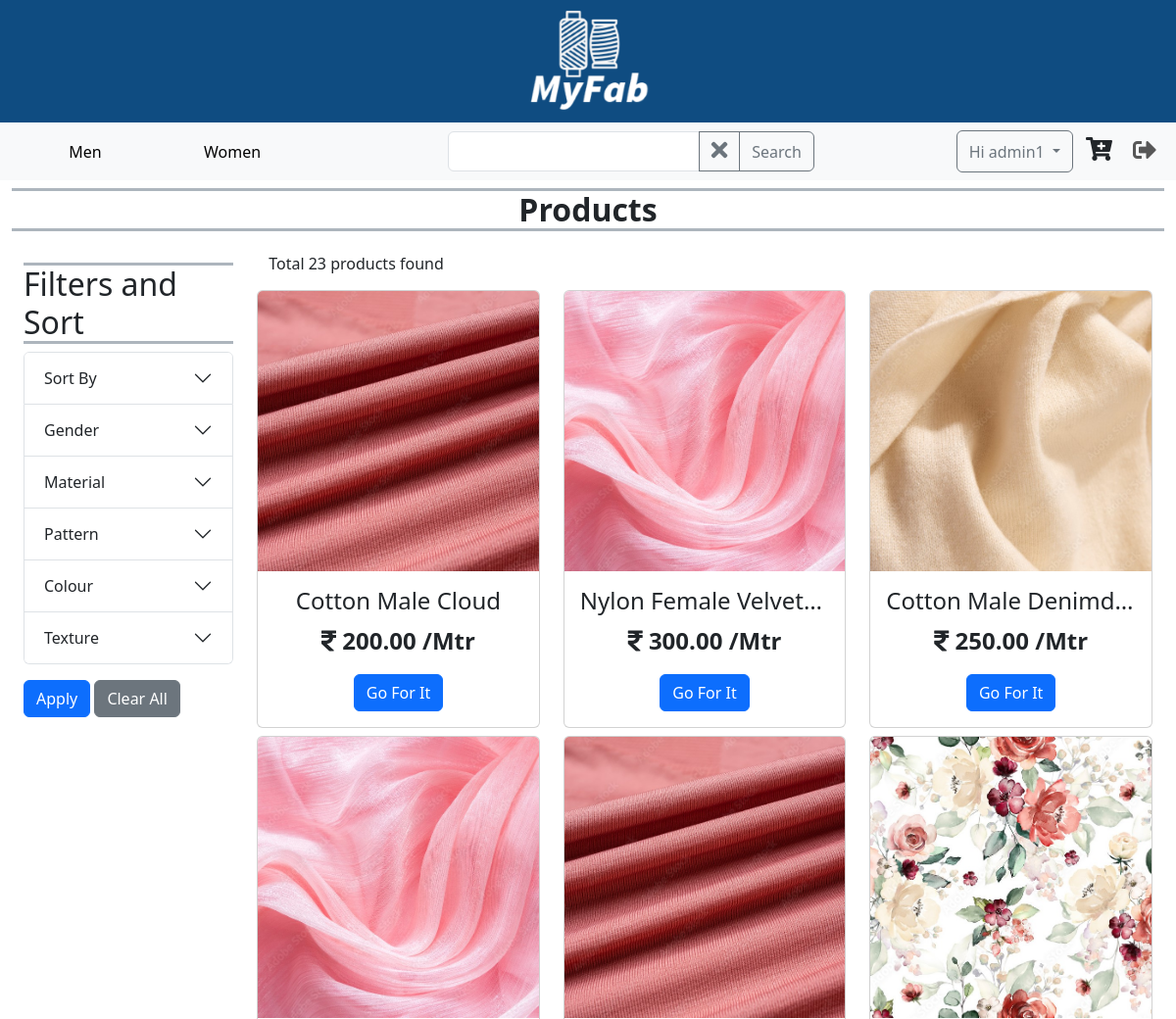
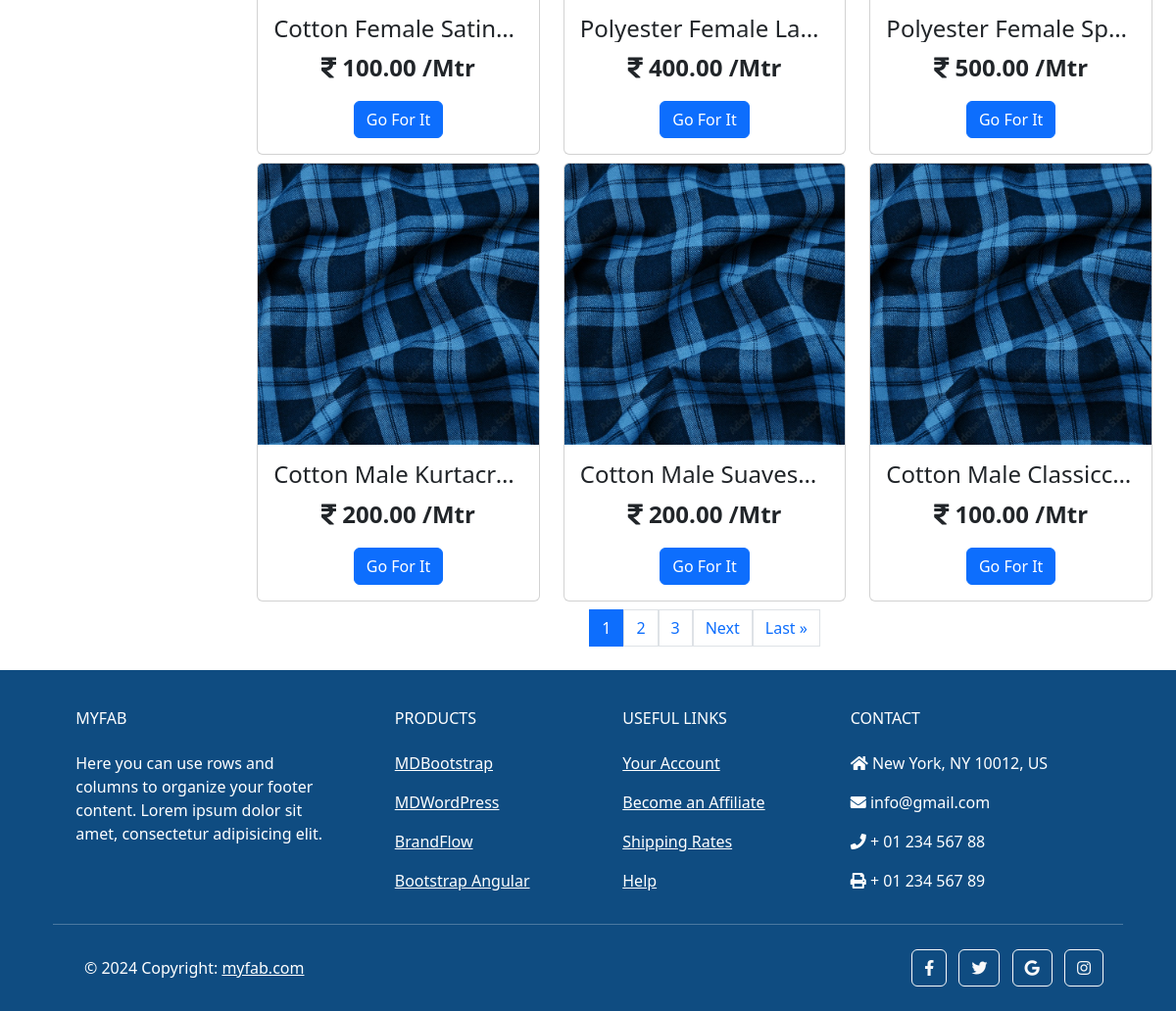
/main/products/ (signed in), run on the app's committed database (2 pictures, top to bottom).
### accounts/models.py (models this page shows)
class CustomUser(AbstractUser):
    phone_number = models.CharField(max_length=13, unique=True)

### main/models.py (models this page shows, shortened)
class Category(models.Model):
    name = models.CharField(max_length=100, unique=True)

class Product(models.Model):
    name = models.CharField(max_length=255, unique=True, blank=False, null=False)
    price = models.DecimalField(max_digits=10, decimal_places=2, default=0, validators=[MinValueValidator(0)])
    image = models.ImageField(upload_to='images/products')
    description = models.TextField(blank=True)
    qty = models.DecimalField(max_digits=10, decimal_places=2, default=0, validators=[MinValueValidator(0)])
    add_date = models.DateField(auto_now_add=True)
    is_active = models.BooleanField(default=True)
    usages = models.ManyToManyField(Usage)
    category_choices = models.ManyToManyField(CategoryChoice)

### main/views.py (the view, shortened to what this page needs)
# urls.py: path('main/products/', ProductPage.as_view(), name = 'products'),
class ProductPage(View):
    def get(self, request):
        products = Product.objects.all()
        search_query = request.GET.get('search', None)
        if search_query:
            products = products.filter(Q(name__icontains=search_query))
        selected_choices = request.GET.getlist('choice', None)
        selected_category_choice_dict = {}
        if selected_category_choice_dict:
            for selected_category, choices in selected_category_choice_dict.items():
                q_obj = Q()
                for choice in choices:
                    q_obj |= Q(category_choices__name=choice)
                products = products.filter(q_obj)
        product_count = products.count()
        sort_by = request.GET.get('sort', None)
        if sort_by == 'newest':
            products = products.order_by('-add_date')
        elif sort_by == 'name_asc':
            products = products.order_by(Lower('name'))
        elif sort_by == 'name_dsc':
            products = products.order_by(Lower('name')).reverse()
        elif sort_by == 'lowest':
            products = products.order_by('price')
        elif sort_by == 'highest':
            products = products.order_by('-price')
        paginator = Paginator(products, 9)
        page_number = request.GET.get('page')
        try:
            paged_products = paginator.page(page_number)
        except PageNotAnInteger:
            paged_products = paginator.page(1)
        except EmptyPage:
            paged_products = paginator.page(paginator.num_pages)
        categories = Category.objects.all()
        category_choice_dict = {}
        for category in categories:
            choice_obj = CategoryChoice.objects.filter(category=category)
            choices_list = [choice.name for choice in choice_obj]
            category_choice_dict[category.name] = choices_list
        user= request.user
        cart_items = Cart.objects.filter(customer_id=user)
        cart_count = cart_items.count()
        total_price = cart_items.aggregate(total_price=Sum('price'))['total_price'] or 0
        context = {
                    'products': paged_products,
                    'product_count': product_count,
                    'category_choice_dict': category_choice_dict,
                    'selected_choices': selected_choices,
                    'sort_by': sort_by,
                    'search_query': search_query,
                    'cart_items': cart_items,
                    'cart_count': cart_count,
                    'total_price': total_price,
                   }
        return render(request, 'products.html', context)

### templates/products.html (shortened to what this page needs)
{% extends 'base.html' %}
{% load static %}
{% load custom_filters %}
{% block content %}
    <nav class="navbar navbar-expand-lg bg-body-tertiary">
        <div class="container-fluid">
        <div class="collapse navbar-collapse" id="navbarSupportedContent">
            <ul class="navbar-nav d-flex align-items-center me-auto mb-2 mb-lg-0">
                <li class="nav-item">
                    <button class="nav-link active btn btn-link" style="min-width: 150px;" aria-current="page">
                        <a class="text-black text-decoration-none" href="/main/">Men</a>
                    </button>
                </li>
                <li class="nav-item">
                    <button class="nav-link btn btn-link" style="min-width: 150px;" aria-current="page">
                        <a class="text-black text-decoration-none" href="{% url "main:home_women" %}">Women</a>
                    </button>
                </li>
            </ul>
            <ul class="navbar-nav d-flex justify-content-center mx-auto mb-2 mb-lg-0">
                <li class="nav-item">
                    <form id="formsearch" action="" method="get">
                        <div class="input-group">
                            <input type="text" class="form-control" name="search" value="{% if search_query %}{{ search_query }}{% endif %}">
                            <button type="submit" class="btn btn-outline-secondary " id="clear-search">
                                <span aria-hidden="true"><i style="font-size:24px" class="fa">&#xf00d;</i></span>
                            </button>
                            <button type="submit" class="btn btn-outline-secondary" id="search-prod">Search</button>
                        </div>
                    </form>
                </li>
            </ul>
            <ul class="navbar-nav d-flex flex-row justify-content-center  ms-auto mb-2 mb-lg-0">
                {% if user.is_authenticated %}
                <div class="btn-group">
                    <button class="btn btn-outline-secondary dropdown-toggle" type="button" data-bs-toggle="dropdown" aria-expanded="false">
                        Hi {{user.first_name}}
                    </button>
                </div>
                <li class="nav-item ms-3 ms-lg-0">
                    <button type="button" class="btn" data-bs-toggle="offcanvas"
                    data-bs-target="#offcanvasRight" aria-controls="offcanvasRight">
                        <i style='font-size:24px' class='fas'>&#xf217;</i>
                    </button>
                </li>
                <li class="nav-item ms-3 ms-lg-0">
                    <form action="{% url 'accounts:logout' %}" method="post">
                        <button type="submit" class="nav-link" style="border: none; background: none;">
                            <i style='font-size:24px' class='fas'>&#xf2f5;</i>
                        </button>
                    </form>
                </li>
                {% endif %}
            </ul>
        </div>
        </div>
    </nav>
    <div class="container-fluid text-center">
        <h5 class="border-bottom border-top border-3 border-dark-subtle fw-bold fs-2 fs-lg-5 mt-2">Products</h5>
    </div>
    <section class="container-fluid prod-sec-flex-container d-flex my-2">
        <div class="container filter-sec w-25 my-4">
            <div class="accordion d-none d-lg-block" id="filterAccordion">
                <h6 class="border-bottom border-top border-3 border-dark-subtle  fs-2">Filters and Sort</h6>
                <form action="" method="get">
                    <div class="accordion-item">
                        <h2 class="accordion-header" id="sortHeading">
                            <button class="accordion-button collapsed" type="button" data-bs-toggle="collapse" data-bs-target="#sortCollapse" aria-expanded="false" aria-controls="sortCollapse">
                                Sort By
                            </button>
                        </h2>
                    </div>
                    {% for category, choices in category_choice_dict.items %}
                    <div class="accordion-item">
                        <h2 class="accordion-header" id="category1Heading">
                            <button class="accordion-button collapsed" type="button" data-bs-toggle="collapse" data-bs-target="#{{category}}Collapse" aria-expanded="false" aria-controls="{{category}}Collapse">
                                {{category|title}}
                            </button>
                        </h2>
                    </div>
                    {% endfor %}
                    <button type="submit" class="btn btn-primary mt-3">Apply</button>
                    <button type="submit" id="clearFiltersBtn" class="btn btn-secondary mt-3">Clear All</button>
                </form>
            </div>
        </div>
        <div class="container grid-container text-center my-3">
            <div class="container-fluid prod-count-section d-flex">
                <h6>Total {{product_count}} products found</h6>
            </div>
            <div class="row row-cols-1 row-cols-sm-2 row-cols-md-3">
                {% for product in products %}
                <div class="col mt-2">
                    <div class="card" >
                        <img src="{{ product.image.url }}" class="card-img-top" alt="{{product.name}}-img">
                        <div class="card-body">
                        <h4 class="card-title text-truncate">{{product.name|title}}</h4>
                        <p class="card-text fw-bold fs-4"><i class="fa">&#xf156;</i>  {{product.price}} /Mtr</p>
                        <a href="{% url 'main:product_details' product.id %}" class="btn btn-primary">Go For It</a>
                        </div>
                    </div>
                </div>
                {% endfor %}
            </div>
            <div class="pagination justify-content-center mt-2">
                {% for page in products.paginator.page_range %}
                <a href="?page={{ page }}"
                class="page-link {% if products.number == page %}active{% endif %}">{{ page }}</a>
                {% endfor %}
                {% if products.has_next %}
                    <a href="?page={{ products.next_page_number }}"
                    class="page-link">Next</a>
                    <a href="?page={{ products.paginator.num_pages }}"
                    class="page-link">Last &raquo;</a>
                {% endif %}
            </div>
        </div>
    </section>
{% endblock %}

### data on the page
CustomUser: first_name "admin1"
Category: category_choice_dict "Gender"
Category: category_choice_dict "Material"
Category: category_choice_dict "Pattern"
Category: category_choice_dict "Colour"
Category: category_choice_dict "Texture"
Product: image (picture), name "Cotton Male Cloud", price "200.00"
Product: image (picture), name "Nylon Female Velvet…", price "300.00"
Product: image (picture), name "Cotton Male Denimd…", price "250.00"
Product: image (picture), name "Cotton Female Satin…", price "100.00"
Product: image (picture), name "Polyester Female La…", price "400.00"
Product: image (picture), name "Polyester Female Sp…", price "500.00"
Product: image (picture), name "Cotton Male Kurtacr…", price "200.00"
Product: image (picture), name "Cotton Male Suaves…", price "200.00"
Product: image (picture), name "Cotton Male Classicc…", price "100.00"

### other printed values
{{ product_count }} "23"
{{ page }} "1" "2" "3"
